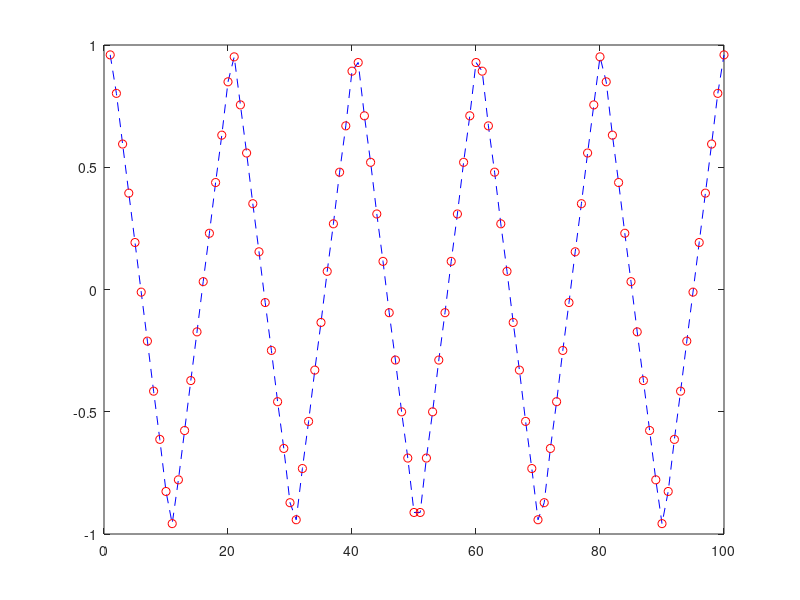

Write the MATLAB code that produced this figure.
t = linspace(0,10, 100);
N = 9;
x_est = 0;
for n=1:N
    if mod(n,2) == 1
        x_est = x_est + (8/pi^2)*cos(pi*n*t)*(1/n^2);
    end
end
plot(x_est, '--b')
hold on;
plot ((8/pi^2)*(cos(pi*t) + (1/9)*cos(3*pi*t) + (1/25)*cos(5*pi*t) + (1/49)*cos(7*pi*t) + (1/81)*cos(9*pi*t)), 'ro')